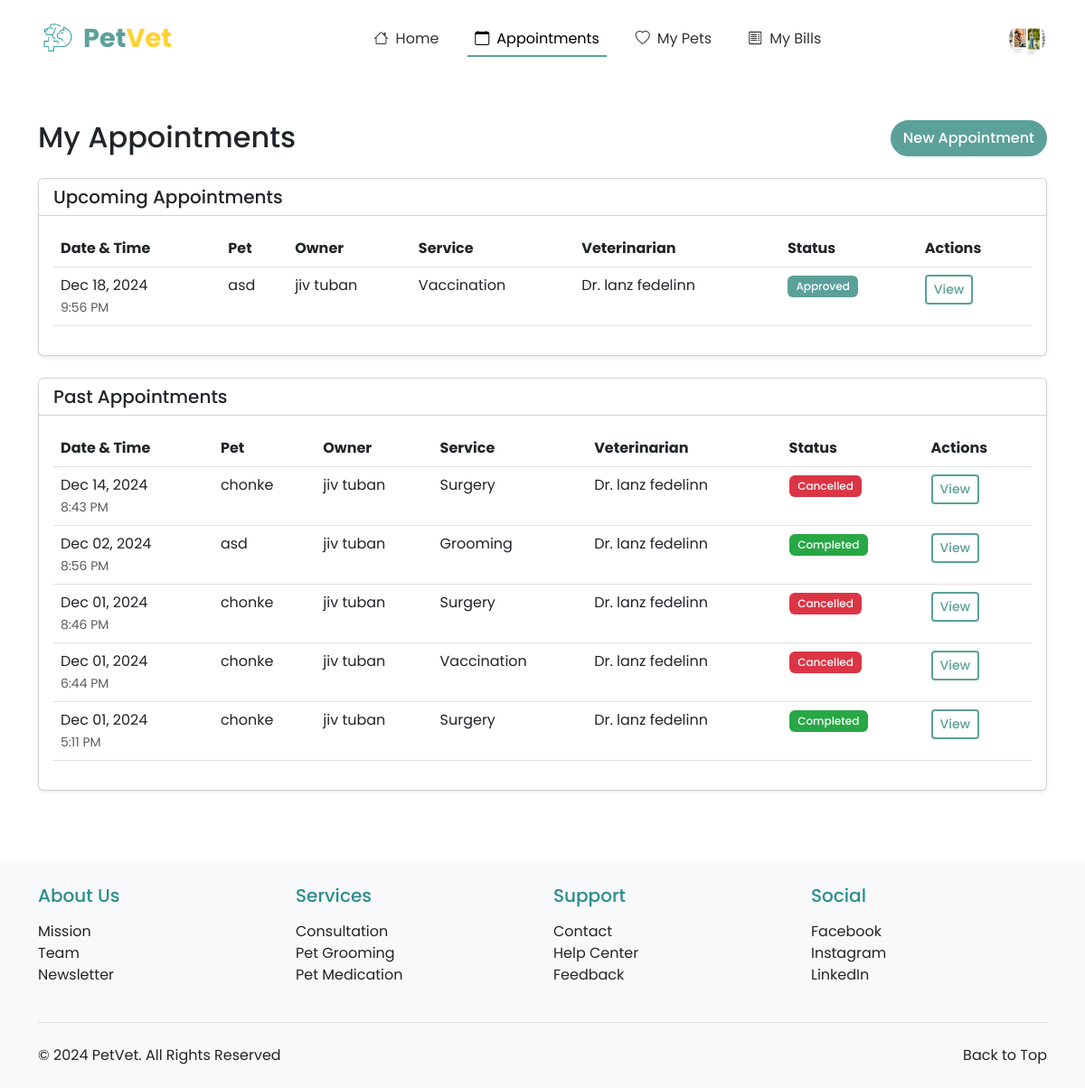
/appointments/ (signed in), run on an earlier commit of the app's database.
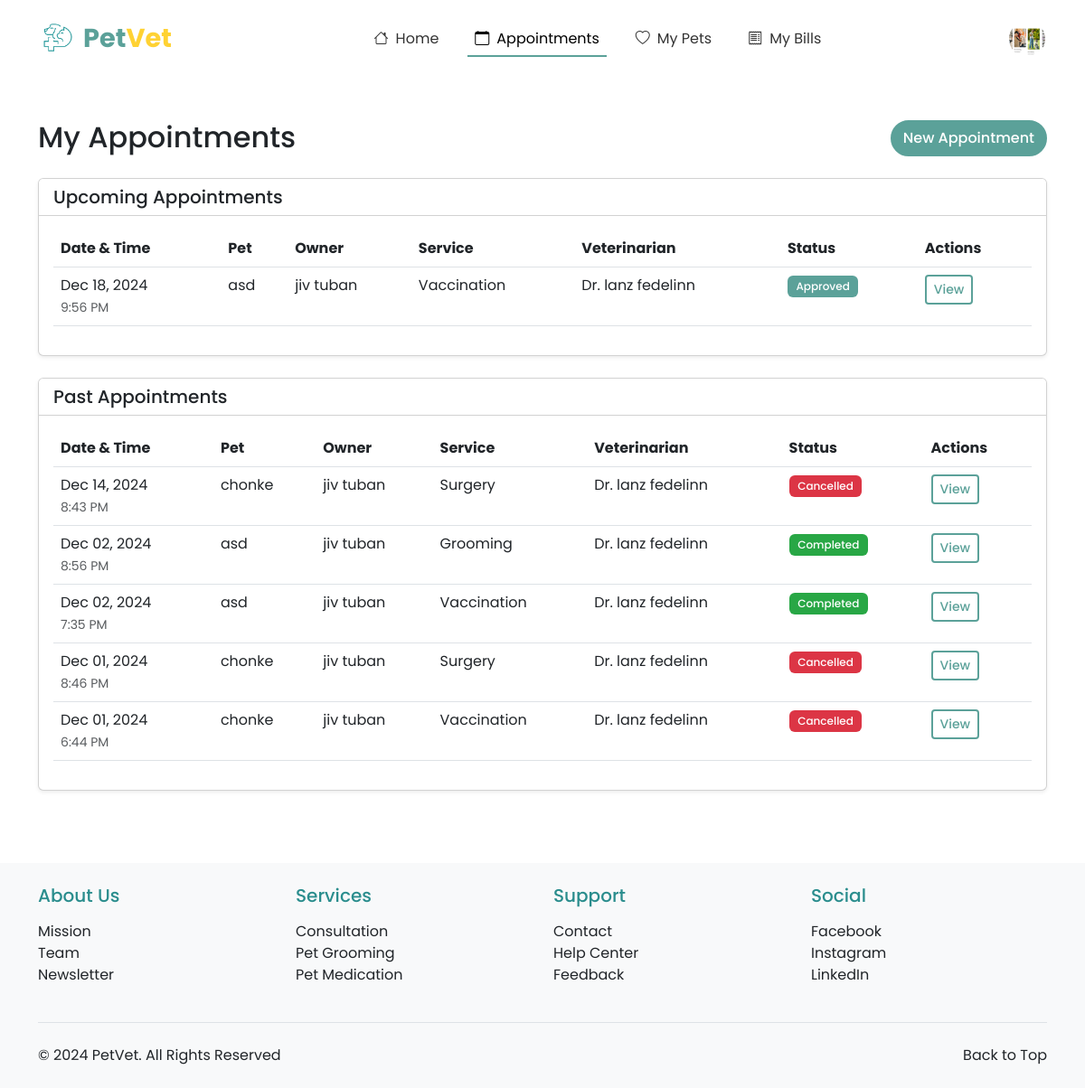
And on a later commit of the database.
### appointments/models.py (models this page shows, shortened)
class Appointment(models.Model):
    STATUS_CHOICES = [
        ('PENDING', 'Pending Approval'),
        ('APPROVED', 'Approved'),
        ('COMPLETED', 'Completed'),
        ('CANCELLED', 'Cancelled'),
        ('REJECTED', 'Rejected'),
    ]
    SERVICE_CHOICES = [
        ('CHECKUP', 'General Check-up'),
        ('VACCINATION', 'Vaccination'),
        ('SURGERY', 'Surgery'),
        ('GROOMING', 'Grooming'),
        ('DENTAL', 'Dental Care'),
        ('EMERGENCY', 'Emergency Care'),
    ]
    pet = models.ForeignKey(Pet, on_delete=models.CASCADE, related_name='appointments')
    owner = models.ForeignKey(Profile, on_delete=models.CASCADE, null=True)  # Making owner nullable
    veterinarian = models.ForeignKey(VeterinarianProfile, on_delete=models.SET_NULL, null=True, related_name='appointments')
    service_type = models.CharField(max_length=20, choices=SERVICE_CHOICES, default='CHECKUP')
    date = models.DateField()
    time = models.TimeField()
    reason = models.TextField(blank=True, null=True)
    status = models.CharField(max_length=20, choices=STATUS_CHOICES, default='PENDING')
    notes = models.TextField(blank=True, null=True)
    created_at = models.DateTimeField(auto_now_add=True)
    updated_at = models.DateTimeField(auto_now=True)
    class Meta:
        ordering = ['date', 'time']

### pet_registration/models.py (models this page shows, shortened)
class Pet(models.Model):
    owner = models.ForeignKey(User, on_delete=models.CASCADE, related_name='pets')
    pet_id = models.CharField(max_length=20, unique=True)
    pet_name = models.CharField(max_length=50)
    breed = models.CharField(max_length=50)
    species = models.CharField(max_length=50)
    sex = models.CharField(max_length=10, choices=[('Male', 'Male'), ('Female', 'Female'), ('Unknown', 'Unknown')])
    weight = models.DecimalField(max_digits=5, decimal_places=2)
    birthday = models.DateField()
    pet_description = models.TextField(blank=True, null=True)
    image_url = models.ImageField(upload_to='pet_images/', blank=True, null=True)
    primary_veterinarian = models.ForeignKey('veterinarians.VeterinarianProfile',
        on_delete=models.SET_NULL,
        null=True,
        blank=True,
        related_name='primary_pets'
    )

### registration_login/models.py (models this page shows, shortened)
class Profile(models.Model):
    PAYMENT_CHOICES = [
        ('CASH', 'Cash'),
        ('CARD', 'Credit/Debit Card'),
        ('GCASH', 'GCash'),
        ('MAYA', 'Maya'),
    ]
    ROLE_CHOICES = [
        ('OWNER', 'Pet Owner'),
        ('VET', 'Veterinarian'),
    ]
    user = models.OneToOneField(User, on_delete=models.CASCADE, primary_key=True)
    profile_picture = models.ImageField(upload_to='profile_pics/', default='profile_pics/profile.png')
    first_name = models.CharField(max_length=50)
    last_name = models.CharField(max_length=50)
    address = models.CharField(max_length=200, blank=True, null=True)
    contact_number = models.CharField(max_length=15, blank=True, null=True)
    preferred_payment = models.CharField(max_length=10, choices=PAYMENT_CHOICES, default='CASH')
    card_number = models.CharField(max_length=16, blank=True, null=True)
    card_expiry = models.CharField(max_length=5, blank=True, null=True)
    ewallet_number = models.CharField(max_length=15, blank=True, null=True)
    role = models.CharField(max_length=10, choices=ROLE_CHOICES, default='OWNER')
    phone_number = models.CharField(max_length=20, null=True, blank=True)
    created_at = models.DateTimeField(auto_now_add=True)
    updated_at = models.DateTimeField(auto_now=True)

### veterinarians/models.py (models this page shows, shortened)
class VeterinarianProfile(models.Model):
    profile = models.OneToOneField(Profile, on_delete=models.CASCADE)
    specialization = models.CharField(max_length=100, default="General Veterinary Medicine")
    license_number = models.CharField(max_length=50, unique=True, null=True, blank=True)
    years_of_experience = models.PositiveIntegerField(default=0)
    bio = models.TextField(blank=True)
    available_days = models.CharField(max_length=200, help_text="Comma-separated list of available days", default="Monday,Tuesday,Wednesday,Thursday,Friday")
    consultation_fee = models.DecimalField(max_digits=10, decimal_places=2, default=Decimal('50.00'))

### appointments/views.py (the view)
# urls.py: path('', views.appointment_list, name='appointment_list'),
@login_required
def appointment_list(request):
    today = timezone.now().date()
    Appointment.objects.filter(
        owner=request.user.profile,
        date__lt=today,
        status='PENDING'
    ).update(status='COMPLETED')
    upcoming_appointments = Appointment.objects.filter(
        owner=request.user.profile,
        date__gte=today,
        status__in=['PENDING', 'APPROVED']
    ).order_by('date', 'time')
    past_appointments = Appointment.objects.filter(
        owner=request.user.profile,
        date__lt=today,
        status__in=['COMPLETED', 'CANCELLED']
    ).order_by('-date', '-time')[:5]  # Show last 5 appointments
    context = {
        'upcoming_appointments': upcoming_appointments,
        'past_appointments': past_appointments,
    }
    return render(request, 'appointments/appointment_list.html', context)

### appointments/templates/appointments/appointment_list.html (shortened to what the changed rows need)
{% extends 'base.html' %}
{% load static %}
{% block content %}
<div class="container py-5">
    <div class="row mb-4">
        <div class="col-md-8">
            <h2 class="mb-0">My Appointments</h2>
        </div>
    </div>
    <div class="card shadow-sm mb-4">
        <div class="card-body">
            {% if upcoming_appointments %}
                <div class="table-responsive">
                    <table class="table table-hover">
                        <thead>
                            <tr>
                                <th>Date & Time</th>
                                <th>Pet</th>
                                <th>Owner</th>
                                <th>Service</th>
                                <th>Veterinarian</th>
                                <th>Status</th>
                                <th>Actions</th>
                            </tr>
                        </thead>
                        <tbody>
                            {% for appointment in upcoming_appointments %}
                            <tr>
                                <td>
                                    {{ appointment.date|date:"M d, Y" }}<br>
                                    <small class="text-muted">{{ appointment.time|time:"g:i A" }}</small>
                                </td>
                                <td>{{ appointment.pet.pet_name }}</td>
                                <td>{{ appointment.owner.first_name }} {{ appointment.owner.last_name }}</td>
                                <td>{{ appointment.get_service_type_display }}</td>
                                <td>
                                    {% if appointment.veterinarian %}
                                        Dr. {{ appointment.veterinarian.profile.first_name }} {{ appointment.veterinarian.profile.last_name }}
                                    {% else %}
                                        <span class="text-muted">Not assigned</span>
                                    {% endif %}
                                </td>
                                <td>
                                    {% if appointment.status == 'PENDING' %}
                                        <span class="badge badge-pending">{{ appointment.get_status_display }}</span>
                                    {% elif appointment.status == 'APPROVED' %}
                                        <span class="badge badge-scheduled">{{ appointment.get_status_display }}</span>
                                    {% elif appointment.status == 'COMPLETED' %}
                                        <span class="badge badge-completed">{{ appointment.get_status_display }}</span>
                                    {% elif appointment.status == 'CANCELLED' %}
                                        <span class="badge badge-cancelled">{{ appointment.get_status_display }}</span>
                                    {% elif appointment.status == 'REJECTED' %}
                                        <span class="badge badge-rejected">{{ appointment.get_status_display }}</span>
                                    {% endif %}
                                </td>
                                <td>
                                    <a href="{% url 'appointments:appointment_detail' appointment.pk %}"
                                       class="btn btn-sm btn-theme-outline me-2">
                                        View
                                    </a>
                                </td>
                            </tr>
                            {% endfor %}
                        </tbody>
                    </table>
                </div>
            {% endif %}
        </div>
    </div>
    <div class="card shadow-sm">
        <div class="card-body">
            {% if past_appointments %}
                <div class="table-responsive">
                    <table class="table table-hover">
                        <thead>
                            <tr>
                                <th>Date & Time</th>
                                <th>Pet</th>
                                <th>Owner</th>
                                <th>Service</th>
                                <th>Veterinarian</th>
                                <th>Status</th>
                                <th>Actions</th>
                            </tr>
                        </thead>
                        <tbody>
                            {% for appointment in past_appointments %}
                            <tr>
                                <td>
                                    {{ appointment.date|date:"M d, Y" }}<br>
                                    <small class="text-muted">{{ appointment.time|time:"g:i A" }}</small>
                                </td>
                                <td>{{ appointment.pet.pet_name }}</td>
                                <td>{{ appointment.owner.first_name }} {{ appointment.owner.last_name }}</td>
                                <td>{{ appointment.get_service_type_display }}</td>
                                <td>
                                    {% if appointment.veterinarian %}
                                        Dr. {{ appointment.veterinarian.profile.first_name }} {{ appointment.veterinarian.profile.last_name }}
                                    {% else %}
                                        <span class="text-muted">Not assigned</span>
                                    {% endif %}
                                </td>
                                <td>
                                    {% if appointment.status == 'PENDING' %}
                                        <span class="badge badge-pending">{{ appointment.get_status_display }}</span>
                                    {% elif appointment.status == 'APPROVED' %}
                                        <span class="badge badge-scheduled">{{ appointment.get_status_display }}</span>
                                    {% elif appointment.status == 'COMPLETED' %}
                                        <span class="badge badge-completed">{{ appointment.get_status_display }}</span>
                                    {% elif appointment.status == 'CANCELLED' %}
                                        <span class="badge badge-cancelled">{{ appointment.get_status_display }}</span>
                                    {% elif appointment.status == 'REJECTED' %}
                                        <span class="badge badge-rejected">{{ appointment.get_status_display }}</span>
                                    {% endif %}
                                </td>
                                <td>
                                    <a href="{% url 'appointments:appointment_detail' appointment.pk %}"
                                       class="btn btn-sm btn-theme-outline">
                                        View
                                    </a>
                                </td>
                            </tr>
                            {% endfor %}
                        </tbody>
                    </table>
                </div>
            {% else %}
                <div class="text-center py-4">
                    <p class="text-muted mb-0">No past appointments found.</p>
                </div>
            {% endif %}
        </div>
    </div>
</div>
{% endblock %}

What changed in the data, as far as the page shows it:
no longer on this page (row unchanged): Appointment: date "Dec 01, 2024", time "5:11 PM", pet.pet_name "chonke", owner.first_name "jiv", owner.last_name "tuban", service_type "Surgery", veterinarian.profile.first_name "lanz", veterinarian.profile.last_name "fedelinn", status "Completed", shown under "Past Appointments"
added Appointment: date "Dec 02, 2024", time "7:35 PM", pet.pet_name "asd", owner.first_name "jiv", owner.last_name "tuban", service_type "Vaccination", veterinarian.profile.first_name "lanz", veterinarian.profile.last_name "fedelinn", status "Completed", shown under "Past Appointments"
